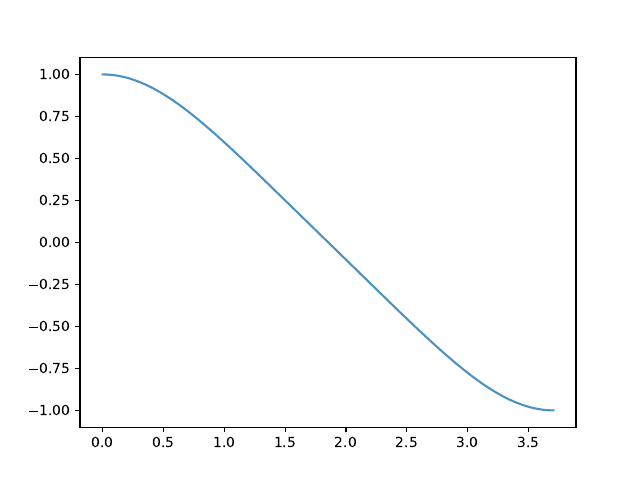

Here is the Python script that generated this plot:
from Q1 import evolution, unit_period
from scipy.integrate import solve_ivp
import numpy as np
import matplotlib.pyplot as plt

def integrate_period(l=1.0):
    E, f = evolution(1.0)

    tmax = 10
    n = 1024
    t = np.linspace(0.0, tmax, n)
    
    state = np.array([l,0.0]); E0 = E(state)
    tol = 1e-12


    def stop(t, state):
        x, v = state
        return v

    stop.terminal = True
    stop.direction = 1

    soln = solve_ivp(f, [t[0],t[-1]], state, method='Radau', t_eval=t, atol=1e-12, events=stop)
    x, v = soln.y

    return x, v, soln.t

if __name__ == "__main__":
    l = 1.0

    x, v, t = integrate_period(l)

    fig, ax = plt.subplots()
    ax.plot(t*l, x, label=f"$\\lambda={l}$", alpha=0.8)

    period = np.max(t)*2
    print("Period with solve_ivp:", period)
    print(f"Relative error: {(period-unit_period())/unit_period():.4%}")
    fig.savefig("Q2.pdf")
    plt.show()
